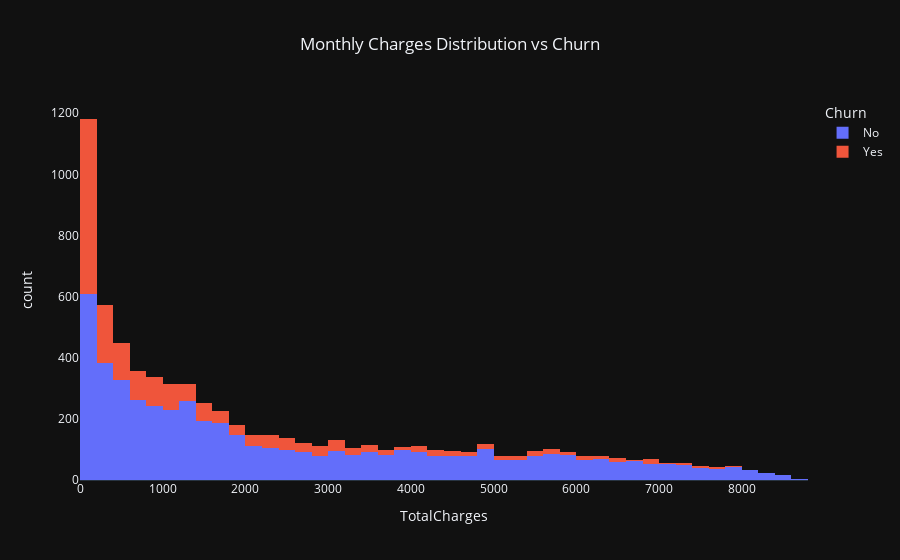

Notebook cell for this chart:
### Code cell
fig = px.histogram(data_processed, x="TotalCharges",color="Churn",
                   template="plotly_dark",
                   title="Monthly Charges Distribution vs Churn")
fig.update_layout(title_x = 0.5,)
fig.update_xaxes(showgrid=False)
fig.update_yaxes(showgrid=False)
fig.show()

### Figure 1 — Plotly figure (JSON) as saved in the notebook; plotly's stock layout.template omitted (floating-point values rounded to 4 significant figures; data arrays with more than 128 entries replaced by an {"elided": "..."} marker saying what was removed)
{"data": [{"alignmentgroup": "True", "bingroup": "x", "hovertemplate": "Churn=No<br>TotalCharges=%{x}<br>count=%{y}<extra></extra>", "legendgroup": "No", "marker": {"color": "#636efa", "pattern": {"shape": ""}}, "name": "No", "offsetgroup": "No", "orientation": "v", "showlegend": true, "type": "histogram", "x": {"elided": "5174 float values"}, "xaxis": "x", "yaxis": "y"}, {"alignmentgroup": "True", "bingroup": "x", "hovertemplate": "Churn=Yes<br>TotalCharges=%{x}<br>count=%{y}<extra></extra>", "legendgroup": "Yes", "marker": {"color": "#EF553B", "pattern": {"shape": ""}}, "name": "Yes", "offsetgroup": "Yes", "orientation": "v", "showlegend": true, "type": "histogram", "x": {"elided": "1869 float values"}, "xaxis": "x", "yaxis": "y"}], "layout": {"barmode": "relative", "legend": {"title": {"text": "Churn"}, "tracegroupgap": 0}, "title": {"text": "Monthly Charges Distribution vs Churn", "x": 0.5}, "xaxis": {"anchor": "y", "domain": [0, 1], "showgrid": false, "title": {"text": "TotalCharges"}}, "yaxis": {"anchor": "x", "domain": [0, 1], "showgrid": false, "title": {"text": "count"}}}}
